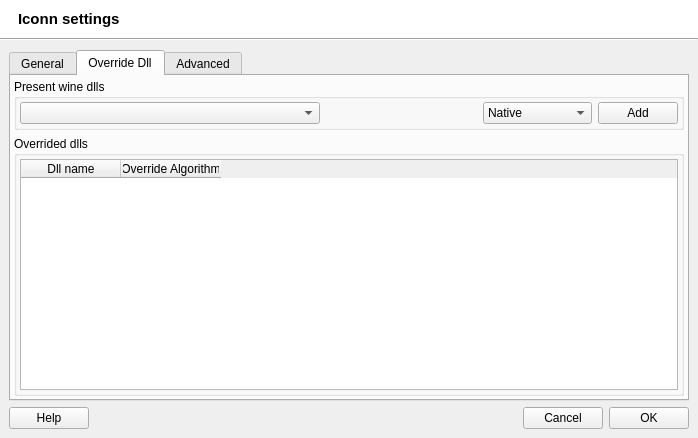
<?xml version="1.0" encoding="UTF-8"?>
<ui version="4.0">
 <class>IconSettings</class>
 <widget class="QDialog" name="IconSettings">
  <property name="windowModality">
   <enum>Qt::WindowModal</enum>
  </property>
  <property name="geometry">
   <rect>
    <x>0</x>
    <y>0</y>
    <width>698</width>
    <height>438</height>
   </rect>
  </property>
  <property name="windowTitle">
   <string>Icon settings</string>
  </property>
  <property name="windowIcon">
   <iconset resource="../../q4wine.qrc">
    <normaloff>:/data/q4wine.png</normaloff>:/data/q4wine.png</iconset>
  </property>
  <layout class="QVBoxLayout">
   <property name="spacing">
    <number>0</number>
   </property>
   <property name="margin">
    <number>0</number>
   </property>
   <item>
    <widget class="QWidget" name="widget_7" native="true">
     <property name="palette">
      <palette>
       <active>
        <colorrole role="Button">
         <brush brushstyle="SolidPattern">
          <color alpha="255">
           <red>255</red>
           <green>255</green>
           <blue>255</blue>
          </color>
         </brush>
        </colorrole>
        <colorrole role="Midlight">
         <brush brushstyle="SolidPattern">
          <color alpha="255">
           <red>255</red>
           <green>255</green>
           <blue>255</blue>
          </color>
         </brush>
        </colorrole>
        <colorrole role="Base">
         <brush brushstyle="SolidPattern">
          <color alpha="255">
           <red>255</red>
           <green>255</green>
           <blue>255</blue>
          </color>
         </brush>
        </colorrole>
        <colorrole role="Window">
         <brush brushstyle="SolidPattern">
          <color alpha="255">
           <red>255</red>
           <green>255</green>
           <blue>255</blue>
          </color>
         </brush>
        </colorrole>
       </active>
       <inactive>
        <colorrole role="Button">
         <brush brushstyle="SolidPattern">
          <color alpha="255">
           <red>255</red>
           <green>255</green>
           <blue>255</blue>
          </color>
         </brush>
        </colorrole>
        <colorrole role="Midlight">
         <brush brushstyle="SolidPattern">
          <color alpha="255">
           <red>255</red>
           <green>255</green>
           <blue>255</blue>
          </color>
         </brush>
        </colorrole>
        <colorrole role="Base">
         <brush brushstyle="SolidPattern">
          <color alpha="255">
           <red>255</red>
           <green>255</green>
           <blue>255</blue>
          </color>
         </brush>
        </colorrole>
        <colorrole role="Window">
         <brush brushstyle="SolidPattern">
          <color alpha="255">
           <red>255</red>
           <green>255</green>
           <blue>255</blue>
          </color>
         </brush>
        </colorrole>
       </inactive>
       <disabled>
        <colorrole role="Button">
         <brush brushstyle="SolidPattern">
          <color alpha="255">
           <red>255</red>
           <green>255</green>
           <blue>255</blue>
          </color>
         </brush>
        </colorrole>
        <colorrole role="Midlight">
         <brush brushstyle="SolidPattern">
          <color alpha="255">
           <red>255</red>
           <green>255</green>
           <blue>255</blue>
          </color>
         </brush>
        </colorrole>
        <colorrole role="Base">
         <brush brushstyle="SolidPattern">
          <color alpha="255">
           <red>255</red>
           <green>255</green>
           <blue>255</blue>
          </color>
         </brush>
        </colorrole>
        <colorrole role="Window">
         <brush brushstyle="SolidPattern">
          <color alpha="255">
           <red>255</red>
           <green>255</green>
           <blue>255</blue>
          </color>
         </brush>
        </colorrole>
       </disabled>
      </palette>
     </property>
     <property name="autoFillBackground">
      <bool>true</bool>
     </property>
     <layout class="QHBoxLayout">
      <property name="leftMargin">
       <number>18</number>
      </property>
      <item>
       <widget class="QLabel" name="lblCaption">
        <property name="font">
         <font>
          <pointsize>11</pointsize>
          <weight>75</weight>
          <bold>true</bold>
         </font>
        </property>
        <property name="text">
         <string>Iconn settings</string>
        </property>
       </widget>
      </item>
      <item>
       <spacer>
        <property name="orientation">
         <enum>Qt::Horizontal</enum>
        </property>
        <property name="sizeHint" stdset="0">
         <size>
          <width>40</width>
          <height>20</height>
         </size>
        </property>
       </spacer>
      </item>
      <item>
       <widget class="QLabel" name="lblLogo">
        <property name="text">
         <string/>
        </property>
       </widget>
      </item>
     </layout>
    </widget>
   </item>
   <item>
    <widget class="Line" name="line">
     <property name="sizePolicy">
      <sizepolicy hsizetype="Minimum" vsizetype="Minimum">
       <horstretch>0</horstretch>
       <verstretch>0</verstretch>
      </sizepolicy>
     </property>
     <property name="orientation">
      <enum>Qt::Horizontal</enum>
     </property>
    </widget>
   </item>
   <item>
    <widget class="QWidget" name="widget" native="true">
     <layout class="QVBoxLayout">
      <item>
       <widget class="QTabWidget" name="twbGeneral">
        <property name="currentIndex">
         <number>1</number>
        </property>
        <widget class="QWidget" name="tab">
         <attribute name="title">
          <string>General</string>
         </attribute>
         <layout class="QVBoxLayout" name="verticalLayout_2">
          <property name="margin">
           <number>3</number>
          </property>
          <item>
           <widget class="QGroupBox" name="groupBox">
            <property name="title">
             <string>General</string>
            </property>
            <layout class="QVBoxLayout" name="_21">
             <property name="margin">
              <number>3</number>
             </property>
             <item>
              <widget class="QWidget" name="widget_2" native="true">
               <layout class="QHBoxLayout">
                <property name="margin">
                 <number>0</number>
                </property>
                <item>
                 <widget class="QLabel" name="label">
                  <property name="minimumSize">
                   <size>
                    <width>140</width>
                    <height>0</height>
                   </size>
                  </property>
                  <property name="maximumSize">
                   <size>
                    <width>140</width>
                    <height>16777215</height>
                   </size>
                  </property>
                  <property name="text">
                   <string>Program:</string>
                  </property>
                 </widget>
                </item>
                <item>
                 <widget class="QLineEdit" name="txtProgramPath"/>
                </item>
                <item>
                 <widget class="QPushButton" name="cmdGetProgram">
                  <property name="text">
                   <string/>
                  </property>
                  <property name="iconSize">
                   <size>
                    <width>16</width>
                    <height>16</height>
                   </size>
                  </property>
                 </widget>
                </item>
               </layout>
              </widget>
             </item>
             <item>
              <widget class="QWidget" name="widget_4" native="true">
               <layout class="QHBoxLayout">
                <property name="margin">
                 <number>0</number>
                </property>
                <item>
                 <widget class="QLabel" name="label_3">
                  <property name="minimumSize">
                   <size>
                    <width>140</width>
                    <height>0</height>
                   </size>
                  </property>
                  <property name="maximumSize">
                   <size>
                    <width>140</width>
                    <height>16777215</height>
                   </size>
                  </property>
                  <property name="text">
                   <string>Cmd Args:</string>
                  </property>
                 </widget>
                </item>
                <item>
                 <widget class="QLineEdit" name="txtCmdArgs"/>
                </item>
               </layout>
              </widget>
             </item>
             <item>
              <widget class="QWidget" name="widget_12" native="true">
               <layout class="QHBoxLayout">
                <property name="margin">
                 <number>0</number>
                </property>
                <item>
                 <widget class="QLabel" name="label_12">
                  <property name="minimumSize">
                   <size>
                    <width>140</width>
                    <height>0</height>
                   </size>
                  </property>
                  <property name="maximumSize">
                   <size>
                    <width>140</width>
                    <height>16777215</height>
                   </size>
                  </property>
                  <property name="text">
                   <string>Working dir:</string>
                  </property>
                 </widget>
                </item>
                <item>
                 <widget class="QLineEdit" name="txtWorkDir"/>
                </item>
                <item>
                 <widget class="QPushButton" name="cmdGetWorkDir">
                  <property name="text">
                   <string/>
                  </property>
                  <property name="iconSize">
                   <size>
                    <width>16</width>
                    <height>16</height>
                   </size>
                  </property>
                 </widget>
                </item>
               </layout>
              </widget>
             </item>
            </layout>
           </widget>
          </item>
          <item>
           <widget class="QGroupBox" name="groupBox_7">
            <property name="title">
             <string>Icon options</string>
            </property>
            <layout class="QGridLayout">
             <property name="margin">
              <number>3</number>
             </property>
             <item row="0" column="0">
              <widget class="QWidget" name="widget_10" native="true">
               <layout class="QHBoxLayout">
                <property name="margin">
                 <number>0</number>
                </property>
                <item>
                 <widget class="QLabel" name="label_8">
                  <property name="minimumSize">
                   <size>
                    <width>140</width>
                    <height>0</height>
                   </size>
                  </property>
                  <property name="maximumSize">
                   <size>
                    <width>140</width>
                    <height>16777215</height>
                   </size>
                  </property>
                  <property name="text">
                   <string>Name:</string>
                  </property>
                 </widget>
                </item>
                <item>
                 <widget class="QLineEdit" name="txtName"/>
                </item>
               </layout>
              </widget>
             </item>
             <item row="0" column="1" rowspan="2">
              <widget class="QWidget" name="widget_3" native="true">
               <property name="sizePolicy">
                <sizepolicy hsizetype="Maximum" vsizetype="Expanding">
                 <horstretch>0</horstretch>
                 <verstretch>0</verstretch>
                </sizepolicy>
               </property>
               <layout class="QGridLayout">
                <property name="margin">
                 <number>0</number>
                </property>
                <item row="0" column="0">
                 <widget class="QPushButton" name="cmdGetIcon">
                  <property name="sizePolicy">
                   <sizepolicy hsizetype="Minimum" vsizetype="Expanding">
                    <horstretch>0</horstretch>
                    <verstretch>0</verstretch>
                   </sizepolicy>
                  </property>
                  <property name="text">
                   <string/>
                  </property>
                  <property name="iconSize">
                   <size>
                    <width>32</width>
                    <height>32</height>
                   </size>
                  </property>
                 </widget>
                </item>
               </layout>
              </widget>
             </item>
             <item row="1" column="0">
              <widget class="QWidget" name="widget_11" native="true">
               <layout class="QHBoxLayout">
                <property name="margin">
                 <number>0</number>
                </property>
                <item>
                 <widget class="QLabel" name="label_11">
                  <property name="minimumSize">
                   <size>
                    <width>140</width>
                    <height>0</height>
                   </size>
                  </property>
                  <property name="maximumSize">
                   <size>
                    <width>140</width>
                    <height>16777215</height>
                   </size>
                  </property>
                  <property name="text">
                   <string>Description:</string>
                  </property>
                 </widget>
                </item>
                <item>
                 <widget class="QLineEdit" name="txtDesc"/>
                </item>
               </layout>
              </widget>
             </item>
            </layout>
           </widget>
          </item>
          <item>
           <widget class="QGroupBox" name="groupBox_8">
            <property name="title">
             <string>Virtual desktop</string>
            </property>
            <layout class="QVBoxLayout" name="verticalLayout">
             <property name="margin">
              <number>3</number>
             </property>
             <item>
              <widget class="QWidget" name="widget_13" native="true">
               <layout class="QHBoxLayout" name="_2">
                <property name="margin">
                 <number>0</number>
                </property>
                <item>
                 <widget class="QLabel" name="label_7">
                  <property name="minimumSize">
                   <size>
                    <width>140</width>
                    <height>0</height>
                   </size>
                  </property>
                  <property name="maximumSize">
                   <size>
                    <width>140</width>
                    <height>16777215</height>
                   </size>
                  </property>
                  <property name="text">
                   <string>Size:</string>
                  </property>
                 </widget>
                </item>
                <item>
                 <widget class="QComboBox" name="cboxDesktopSize">
                  <item>
                   <property name="text">
                    <string>No virtual desktop</string>
                   </property>
                  </item>
                  <item>
                   <property name="text">
                    <string notr="true">320x240</string>
                   </property>
                  </item>
                  <item>
                   <property name="text">
                    <string notr="true">640x480</string>
                   </property>
                  </item>
                  <item>
                   <property name="text">
                    <string notr="true">800x600</string>
                   </property>
                  </item>
                  <item>
                   <property name="text">
                    <string notr="true">1024x768</string>
                   </property>
                  </item>
                  <item>
                   <property name="text">
                    <string notr="true">1600x1200</string>
                   </property>
                  </item>
                  <item>
                   <property name="text">
                    <string notr="true">1440x900</string>
                   </property>
                  </item>
                  <item>
                   <property name="text">
                    <string notr="true">1680x1050</string>
                   </property>
                  </item>
                  <item>
                   <property name="text">
                    <string notr="true">1920x1200</string>
                   </property>
                  </item>
                  <item>
                   <property name="text">
                    <string notr="true">2560x1600</string>
                   </property>
                  </item>
                 </widget>
                </item>
               </layout>
              </widget>
             </item>
            </layout>
           </widget>
          </item>
          <item>
           <spacer name="verticalSpacer">
            <property name="orientation">
             <enum>Qt::Vertical</enum>
            </property>
            <property name="sizeHint" stdset="0">
             <size>
              <width>20</width>
              <height>11</height>
             </size>
            </property>
           </spacer>
          </item>
         </layout>
        </widget>
        <widget class="QWidget" name="tab_3">
         <attribute name="title">
          <string>Override Dll</string>
         </attribute>
         <layout class="QVBoxLayout">
          <property name="margin">
           <number>3</number>
          </property>
          <item>
           <widget class="QGroupBox" name="groupBox_5">
            <property name="title">
             <string>Present wine dlls</string>
            </property>
            <layout class="QHBoxLayout">
             <property name="margin">
              <number>3</number>
             </property>
             <item>
              <widget class="QComboBox" name="cboxDlls">
               <property name="minimumSize">
                <size>
                 <width>300</width>
                 <height>0</height>
                </size>
               </property>
               <property name="maximumSize">
                <size>
                 <width>300</width>
                 <height>16777215</height>
                </size>
               </property>
               <property name="maxVisibleItems">
                <number>5</number>
               </property>
              </widget>
             </item>
             <item>
              <spacer>
               <property name="orientation">
                <enum>Qt::Horizontal</enum>
               </property>
               <property name="sizeHint" stdset="0">
                <size>
                 <width>40</width>
                 <height>20</height>
                </size>
               </property>
              </spacer>
             </item>
             <item>
              <widget class="QComboBox" name="cboxOveride">
               <item>
                <property name="text">
                 <string>Native</string>
                </property>
               </item>
               <item>
                <property name="text">
                 <string>Buildin</string>
                </property>
               </item>
               <item>
                <property name="text">
                 <string>Native, Buildin</string>
                </property>
               </item>
               <item>
                <property name="text">
                 <string>Buildin, Native</string>
                </property>
               </item>
               <item>
                <property name="text">
                 <string>Disabled</string>
                </property>
               </item>
              </widget>
             </item>
             <item>
              <widget class="QPushButton" name="cmdAdd">
               <property name="text">
                <string>Add</string>
               </property>
              </widget>
             </item>
            </layout>
           </widget>
          </item>
          <item>
           <widget class="QGroupBox" name="groupBox_6">
            <property name="title">
             <string>Overrided dlls</string>
            </property>
            <layout class="QGridLayout">
             <property name="margin">
              <number>3</number>
             </property>
             <item row="0" column="0">
              <widget class="QTableWidget" name="twDlls">
               <property name="selectionMode">
                <enum>QAbstractItemView::SingleSelection</enum>
               </property>
               <property name="selectionBehavior">
                <enum>QAbstractItemView::SelectRows</enum>
               </property>
               <property name="sortingEnabled">
                <bool>false</bool>
               </property>
               <column>
                <property name="text">
                 <string>Dll name</string>
                </property>
               </column>
               <column>
                <property name="text">
                 <string>Override Algorithm</string>
                </property>
               </column>
              </widget>
             </item>
            </layout>
           </widget>
          </item>
         </layout>
        </widget>
        <widget class="QWidget" name="tab_2">
         <attribute name="title">
          <string>Advanced</string>
         </attribute>
         <layout class="QVBoxLayout" name="verticalLayout_3">
          <property name="margin">
           <number>3</number>
          </property>
          <item>
           <widget class="QGroupBox" name="groupBox_4">
            <property name="title">
             <string>Display</string>
            </property>
            <layout class="QVBoxLayout">
             <property name="spacing">
              <number>2</number>
             </property>
             <property name="margin">
              <number>3</number>
             </property>
             <item>
              <widget class="QWidget" name="widget_9" native="true">
               <layout class="QHBoxLayout">
                <property name="margin">
                 <number>0</number>
                </property>
                <item>
                 <widget class="QLabel" name="label_10">
                  <property name="minimumSize">
                   <size>
                    <width>140</width>
                    <height>0</height>
                   </size>
                  </property>
                  <property name="maximumSize">
                   <size>
                    <width>140</width>
                    <height>16777215</height>
                   </size>
                  </property>
                  <property name="text">
                   <string>DISPLAY:</string>
                  </property>
                 </widget>
                </item>
                <item>
                 <widget class="QLineEdit" name="txtDisplay"/>
                </item>
               </layout>
              </widget>
             </item>
            </layout>
           </widget>
          </item>
          <item>
           <widget class="QGroupBox" name="groupBox_3">
            <property name="title">
             <string>Debug options</string>
            </property>
            <layout class="QVBoxLayout">
             <property name="margin">
              <number>3</number>
             </property>
             <item>
              <widget class="QCheckBox" name="cbUseConsole">
               <property name="text">
                <string>Run with output in console</string>
               </property>
              </widget>
             </item>
             <item>
              <widget class="QWidget" name="widget_8" native="true">
               <layout class="QHBoxLayout">
                <property name="margin">
                 <number>0</number>
                </property>
                <item>
                 <widget class="QLabel" name="label_9">
                  <property name="minimumSize">
                   <size>
                    <width>140</width>
                    <height>0</height>
                   </size>
                  </property>
                  <property name="maximumSize">
                   <size>
                    <width>140</width>
                    <height>16777215</height>
                   </size>
                  </property>
                  <property name="text">
                   <string>WINEDEBUG:</string>
                  </property>
                 </widget>
                </item>
                <item>
                 <widget class="QLineEdit" name="txtWinedebug">
                  <property name="enabled">
                   <bool>false</bool>
                  </property>
                 </widget>
                </item>
               </layout>
              </widget>
             </item>
            </layout>
           </widget>
          </item>
          <item>
           <widget class="QGroupBox" name="groupBox_9">
            <property name="title">
             <string>Nice level priority</string>
            </property>
            <layout class="QVBoxLayout" name="_3">
             <property name="margin">
              <number>3</number>
             </property>
             <item>
              <widget class="QWidget" name="widget_14" native="true">
               <layout class="QHBoxLayout" name="_4">
                <property name="margin">
                 <number>0</number>
                </property>
                <item>
                 <widget class="QLabel" name="label_13">
                  <property name="minimumSize">
                   <size>
                    <width>140</width>
                    <height>0</height>
                   </size>
                  </property>
                  <property name="maximumSize">
                   <size>
                    <width>140</width>
                    <height>16777215</height>
                   </size>
                  </property>
                  <property name="text">
                   <string>Priority:</string>
                  </property>
                 </widget>
                </item>
                <item>
                 <widget class="QSpinBox" name="spinNice">
                  <property name="minimum">
                   <number>0</number>
                  </property>
                  <property name="maximum">
                   <number>20</number>
                  </property>
                 </widget>
                </item>
               </layout>
              </widget>
             </item>
            </layout>
           </widget>
          </item>
          <item>
           <spacer>
            <property name="orientation">
             <enum>Qt::Vertical</enum>
            </property>
            <property name="sizeHint" stdset="0">
             <size>
              <width>20</width>
              <height>40</height>
             </size>
            </property>
           </spacer>
          </item>
         </layout>
        </widget>
       </widget>
      </item>
      <item>
       <layout class="QHBoxLayout">
        <item>
         <widget class="QPushButton" name="cmdHelp">
          <property name="text">
           <string>Help</string>
          </property>
         </widget>
        </item>
        <item>
         <spacer>
          <property name="orientation">
           <enum>Qt::Horizontal</enum>
          </property>
          <property name="sizeHint" stdset="0">
           <size>
            <width>40</width>
            <height>20</height>
           </size>
          </property>
         </spacer>
        </item>
        <item>
         <widget class="QPushButton" name="cmdCancel">
          <property name="text">
           <string>Cancel</string>
          </property>
         </widget>
        </item>
        <item>
         <widget class="QPushButton" name="cmdOk">
          <property name="text">
           <string>OK</string>
          </property>
         </widget>
        </item>
       </layout>
      </item>
     </layout>
    </widget>
   </item>
  </layout>
 </widget>
 <resources>
  <include location="../../q4wine.qrc"/>
 </resources>
 <connections/>
</ui>
